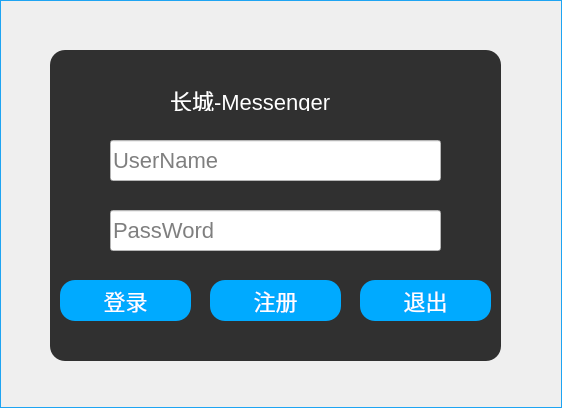
<?xml version="1.0" encoding="UTF-8"?>
<ui version="4.0">
 <class>mainWidget</class>
 <widget class="QWidget" name="mainWidget">
  <property name="geometry">
   <rect>
    <x>0</x>
    <y>0</y>
    <width>562</width>
    <height>408</height>
   </rect>
  </property>
  <property name="windowTitle">
   <string>CCMessenger</string>
  </property>
  <property name="windowIcon">
   <iconset>
    <normaloff>res/messager.jpg</normaloff>res/messager.jpg</iconset>
  </property>
  <property name="styleSheet">
   <string notr="true">#mainWidget{
border-image: url(:/res/bluebackground.jpg);
border-width : 1px;

border-color : #1ea4f2;

border-style : solid;

border-width : 1px;
}


*{
font-size:22px;
}

#frame{border-radius:15px;}

</string>
  </property>
  <widget class="QFrame" name="frame">
   <property name="geometry">
    <rect>
     <x>50</x>
     <y>50</y>
     <width>451</width>
     <height>311</height>
    </rect>
   </property>
   <property name="styleSheet">
    <string notr="true">background-color: rgba(0,0,0,0.8);

</string>
   </property>
   <property name="frameShape">
    <enum>QFrame::StyledPanel</enum>
   </property>
   <property name="frameShadow">
    <enum>QFrame::Raised</enum>
   </property>
   <widget class="QLineEdit" name="username">
    <property name="geometry">
     <rect>
      <x>60</x>
      <y>90</y>
      <width>331</width>
      <height>41</height>
     </rect>
    </property>
    <property name="styleSheet">
     <string notr="true">background-color: rgb(255, 255, 255);</string>
    </property>
    <property name="placeholderText">
     <string>UserName</string>
    </property>
   </widget>
   <widget class="QLineEdit" name="password">
    <property name="geometry">
     <rect>
      <x>60</x>
      <y>160</y>
      <width>331</width>
      <height>41</height>
     </rect>
    </property>
    <property name="styleSheet">
     <string notr="true">background-color: rgb(255, 255, 255);</string>
    </property>
    <property name="echoMode">
     <enum>QLineEdit::Password</enum>
    </property>
    <property name="placeholderText">
     <string>PassWord</string>
    </property>
   </widget>
   <widget class="QPushButton" name="loginBtn">
    <property name="geometry">
     <rect>
      <x>10</x>
      <y>230</y>
      <width>131</width>
      <height>41</height>
     </rect>
    </property>
    <property name="styleSheet">
     <string notr="true">background-color: rgb(0, 170, 255);
border-radius:15px;
color: rgb(255, 255, 255);</string>
    </property>
    <property name="text">
     <string>登录</string>
    </property>
   </widget>
   <widget class="QPushButton" name="registerBtn">
    <property name="geometry">
     <rect>
      <x>160</x>
      <y>230</y>
      <width>131</width>
      <height>41</height>
     </rect>
    </property>
    <property name="styleSheet">
     <string notr="true">background-color: rgb(0, 170, 255);
border-radius:15px;
color: rgb(255, 255, 255);</string>
    </property>
    <property name="text">
     <string>注册</string>
    </property>
   </widget>
   <widget class="QLabel" name="label">
    <property name="geometry">
     <rect>
      <x>120</x>
      <y>40</y>
      <width>201</width>
      <height>21</height>
     </rect>
    </property>
    <property name="styleSheet">
     <string notr="true">color: rgb(255, 255, 255);
background:transparent;
font: 57 16pt &quot;Adobe Myungjo Std M&quot;;
</string>
    </property>
    <property name="text">
     <string>长城-Messenger</string>
    </property>
   </widget>
   <widget class="QPushButton" name="exitBtn">
    <property name="geometry">
     <rect>
      <x>310</x>
      <y>230</y>
      <width>131</width>
      <height>41</height>
     </rect>
    </property>
    <property name="styleSheet">
     <string notr="true">background-color: rgb(0, 170, 255);
border-radius:15px;
color: rgb(255, 255, 255);</string>
    </property>
    <property name="text">
     <string>退出</string>
    </property>
   </widget>
  </widget>
 </widget>
 <layoutdefault spacing="6" margin="11"/>
 <resources/>
 <connections/>
</ui>
